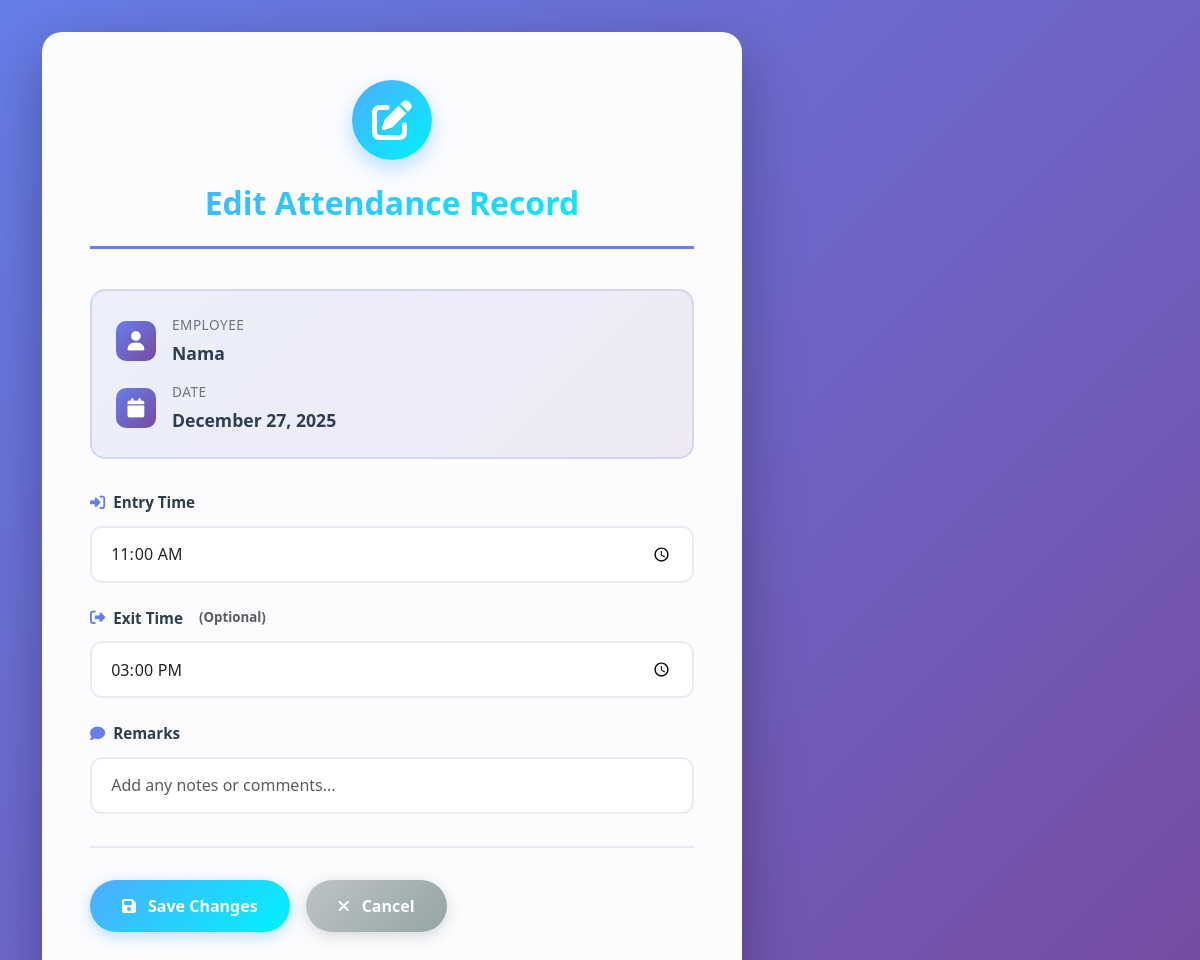
Page /attendance_edit.php?id=9 (signed in) on the committed database.
### tables this page shows
CREATE TABLE `employee_attendance` (
  `Attendance_ID` int(11) NOT NULL,
  `Employee_ID` int(11) NOT NULL,
  `Attendance_Date` date NOT NULL,
  `Entry_Time` time NOT NULL,
  `Exit_Time` time DEFAULT NULL,
  `Working_Hours` decimal(5,2) DEFAULT NULL,
  `Remarks` varchar(255) DEFAULT NULL,
  `Recorded_At` timestamp NOT NULL DEFAULT current_timestamp()
);

CREATE TABLE `employees` (
  `Employee_ID` int(11) NOT NULL,
  `Employee_Name` varchar(100) NOT NULL,
  `Hourly_Rate` decimal(8,2) NOT NULL DEFAULT 100.00,
  `Status` enum('Active','Inactive') DEFAULT 'Active',
  `Created_At` timestamp NOT NULL DEFAULT current_timestamp()
);

### attendance_edit.php (the view, shortened to what this page needs)
<?php
include 'db_connect.php';
$id = intval($_GET['id']);
$sql = "
SELECT
    a.Attendance_ID,
    e.Employee_Name,
    a.Attendance_Date,
    a.Entry_Time,
    a.Exit_Time,
    a.Remarks
FROM EMPLOYEE_ATTENDANCE a
JOIN EMPLOYEES e ON a.Employee_ID = e.Employee_ID
WHERE a.Attendance_ID = ?
";
$stmt = $conn->prepare($sql);
$stmt->bind_param("i", $id);
$stmt->execute();
$result = $stmt->get_result();
$row = $result->fetch_assoc();
?>
<!DOCTYPE html>
<html lang="en">
<head>
    <link href="https://cdn.jsdelivr.net/npm/bootstrap@5.3.3/dist/css/bootstrap.min.css" rel="stylesheet">
    <link rel="stylesheet" href="https://cdnjs.cloudflare.com/ajax/libs/font-awesome/6.4.0/css/all.min.css">
</head>
<body>
<div class="container">
    <div class="edit-container">
        <div class="page-header">
            <div class="page-icon">
                <i class="fas fa-edit"></i>
            </div>
            <h1 class="page-title">Edit Attendance Record</h1>
        </div>
        <div class="info-card">
            <div class="info-row">
                <div class="info-icon">
                    <i class="fas fa-user"></i>
                </div>
                <div class="info-content">
                    <div class="info-label">Employee</div>
                    <div class="info-value"><?= htmlspecialchars($row['Employee_Name']) ?></div>
                </div>
            </div>
            <div class="info-row">
                <div class="info-icon">
                    <i class="fas fa-calendar"></i>
                </div>
                <div class="info-content">
                    <div class="info-label">Date</div>
                    <div class="info-value"><?= date('F d, Y', strtotime($row['Attendance_Date'])) ?></div>
                </div>
            </div>
        </div>
        <form method="POST">
            <div class="form-group-custom">
                <label class="form-label-custom">
                    <i class="fas fa-sign-in-alt"></i>
                    Entry Time
                </label>
                <input type="time"
                       name="entry_time"
                       class="form-control form-control-custom"
                       value="<?= $row['Entry_Time'] ?>"
                       required>
            </div>
            <div class="form-group-custom">
                <label class="form-label-custom">
                    <i class="fas fa-sign-out-alt"></i>
                    Exit Time
                    <small class="text-muted ms-2">(Optional)</small>
                </label>
                <input type="time"
                       name="exit_time"
                       class="form-control form-control-custom"
                       value="<?= $row['Exit_Time'] ?>">
            </div>
            <div class="form-group-custom">
                <label class="form-label-custom">
                    <i class="fas fa-comment"></i>
                    Remarks
                </label>
                <input type="text"
                       name="remarks"
                       class="form-control form-control-custom"
                       placeholder="Add any notes or comments..."
                       value="<?= htmlspecialchars($row['Remarks']) ?>">
            </div>
            <div class="form-actions">
                <button type="submit" class="btn btn-gradient btn-save">
                    <i class="fas fa-save"></i>
                    Save Changes
                </button>
                <a href="attendance_view.php" class="btn btn-gradient btn-cancel">
                    <i class="fas fa-times"></i>
                    Cancel
                </a>
            </div>
        </form>
    </div>
</div>
</body>
</html>

### attendance_edit.php (style rules this page uses)
:root { --primary-gradient: linear-gradient(135deg, #667eea 0%, #764ba2 100%); --info-gradient: linear-gradient(135deg, #4facfe 0%, #00f2fe 100%); }
body { background: linear-gradient(135deg, #667eea 0%, #764ba2 100%); min-height: 100vh; font-family: 'Segoe UI', Tahoma, Geneva, Verdana, sans-serif; padding: 2rem 0; display: flex; align-items: center; justify-content: center; }
.edit-container { background: rgba(255, 255, 255, 0.98); border-radius: 20px; box-shadow: 0 20px 60px rgba(0, 0, 0, 0.3); padding: 3rem; backdrop-filter: blur(10px); max-width: 700px; width: 100%; animation: slideUp 0.5s ease; }
.page-header { text-align: center; margin-bottom: 2.5rem; padding-bottom: 1.5rem; border-bottom: 3px solid #667eea; }
.page-icon { width: 80px; height: 80px; background: var(--info-gradient); border-radius: 50%; display: flex; align-items: center; justify-content: center; margin: 0 auto 1.5rem; box-shadow: 0 8px 20px rgba(79, 172, 254, 0.4); }
.page-icon i { font-size: 2.5rem; color: white; }
.page-title { font-size: 2rem; font-weight: 700; background: var(--info-gradient); -webkit-background-clip: text; -webkit-text-fill-color: transparent; background-clip: text; margin: 0; }
.info-card { background: linear-gradient(135deg, rgba(102, 126, 234, 0.1) 0%, rgba(118, 75, 162, 0.1) 100%); border-radius: 15px; padding: 1.5rem; margin-bottom: 2rem; border: 2px solid rgba(102, 126, 234, 0.2); }
.info-row { display: flex; align-items: center; gap: 1rem; margin-bottom: 1rem; }
.info-row:last-child { margin-bottom: 0; }
.info-icon { width: 40px; height: 40px; background: var(--primary-gradient); border-radius: 10px; display: flex; align-items: center; justify-content: center; color: white; font-size: 1.2rem; }
.info-content { flex: 1; }
.info-label { font-size: 0.85rem; color: #6c757d; margin-bottom: 0.25rem; text-transform: uppercase; letter-spacing: 0.5px; }
.info-value { font-size: 1.1rem; font-weight: 600; color: #2c3e50; }
.form-group-custom { margin-bottom: 1.5rem; }
.form-label-custom { font-weight: 600; color: #2c3e50; margin-bottom: 0.75rem; display: flex; align-items: center; gap: 0.5rem; font-size: 0.95rem; }
.form-label-custom i { color: #667eea; }
.form-control-custom { border: 2px solid #e9ecef; border-radius: 12px; padding: 0.9rem 1.2rem; font-size: 1rem; transition: all 0.3s ease; background: white; }
.btn-gradient { border: none; color: white; padding: 0.9rem 2rem; border-radius: 50px; font-weight: 600; font-size: 1rem; transition: all 0.3s ease; display: inline-flex; align-items: center; gap: 0.75rem; justify-content: center; }
.btn-save { background: var(--info-gradient); box-shadow: 0 4px 15px rgba(79, 172, 254, 0.4); }
.btn-cancel { background: linear-gradient(135deg, #bdc3c7 0%, #95a5a6 100%); box-shadow: 0 4px 15px rgba(149, 165, 166, 0.4); }
.form-actions { display: flex; gap: 1rem; margin-top: 2rem; padding-top: 2rem; border-top: 2px solid #e9ecef; }

### rows in the picture
employee_attendance: Employee_ID.Employee_Name "Nama", Attendance_Date "December 27, 2025", entry_time "11:00:00", exit_time "15:00:00"
